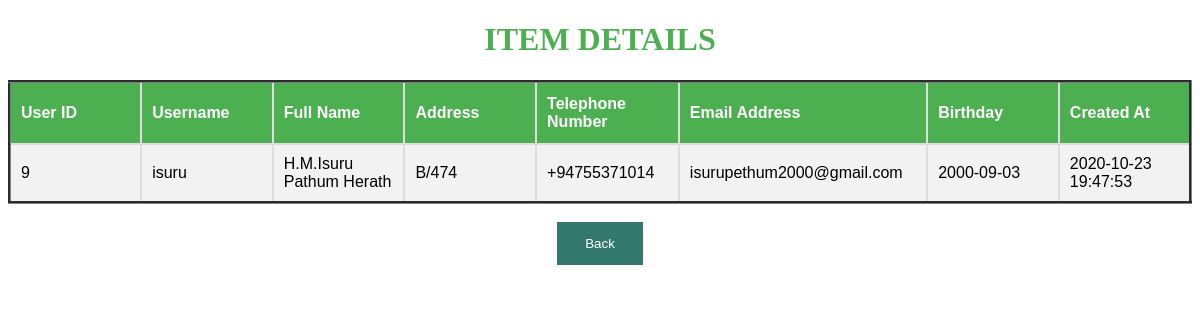
/admin/userdata.php, run on the app's committed database.
### tables this page shows
CREATE TABLE `users` (
  `user_id` int(11) NOT NULL,
  `username` varchar(50) NOT NULL,
  `password` varchar(255) NOT NULL,
  `created_at` datetime DEFAULT current_timestamp(),
  `fullname` varchar(255) NOT NULL,
  `address` varchar(255) NOT NULL,
  `tp` varchar(12) NOT NULL,
  `email` varchar(200) NOT NULL,
  `birthday` date DEFAULT NULL,
  `u_type` varchar(255) DEFAULT NULL
);

### admin/userdata.php (the view, shortened to what this page needs)
<!DOCTYPE html>
<html>
<head>
</head>
<body>
<h1>Item Details</h1>
<?php
	require_once "config.php";
	$sql = "SELECT * FROM users";
	if($result = mysqli_query($link, $sql)){
		if(mysqli_num_rows($result) > 0){
			?>
			<table border='3' id="st" align="center">
					<tr>
						<th>User ID</th>
						<th>Username</th>
						<th>Full Name</th>
						<th>Address</th>
						<th>Telephone Number</th>
						<th>Email Address</th>
						<th>Birthday</th>
						<th>Created At</th>
					</tr>
			<?php while($row = mysqli_fetch_array($result)){ ?>
				<tr>
					<?php echo "<td>" . $row['user_id'] . "</td>"; ?>
					<?php echo "<td>" . $row['username'] . "</td>"; ?>
					<?php echo "<td>" . $row['fullname'] . "</td>"; ?>
					<?php echo "<td>" . $row['address'] . "</td>"; ?>
					<?php echo "<td>" . $row['tp'] . "</td>"; ?>
					<?php echo "<td>" . $row['email'] . "</td>"; ?>
					<?php echo "<td>" . $row['birthday'] . "</td>"; ?>
					<?php echo "<td>" . $row['created_at'] . "</td>"; ?>
				</tr>
				<?php
			}
			echo "</table>";
		} else{
			echo "No records matching your query were found.";
		}
	} else{
		echo "ERROR: Could not able to execute. " . mysqli_error($link);
	}
?>
<br>
<center><button class="GMbtn" onclick="location.href = 'welcome.php';"><span>Back</span></button></center>
</body>
</html>

### admin/userdata.php (style rules this page uses)
h1 { text-align: center; text-transform: uppercase; color: #4CAF50; }
#st { font-family: "Trebuchet MS", Arial, Helvetica, sans-serif; border-collapse: collapse; width: 100%; }
#st td, #st th { border: 2px solid #ddd; padding: 10px; }
#st tr:nth-child(even) { background-color: #f2f2f2; }
#st th { width: 10%; padding-top: 12px; padding-bottom: 12px; text-align: left; background-color: #4CAF50; color: white; }
.GMbtn { border: none; color: white; padding: 14px 28px; cursor: pointer; background-color: #32786d; }

### data on the page
users: user_id "9", username "isuru", fullname "H.M.Isuru Pathum Herath", address "B/474", tp "+94755371014", email "isurupethum2000@gmail.com", birthday "2000-09-03", created_at "2020-10-23 19:47:53"
